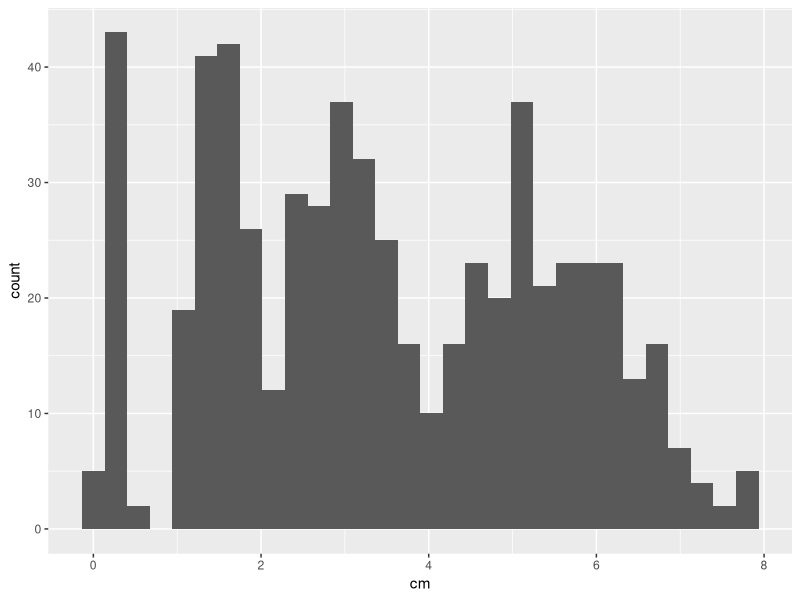
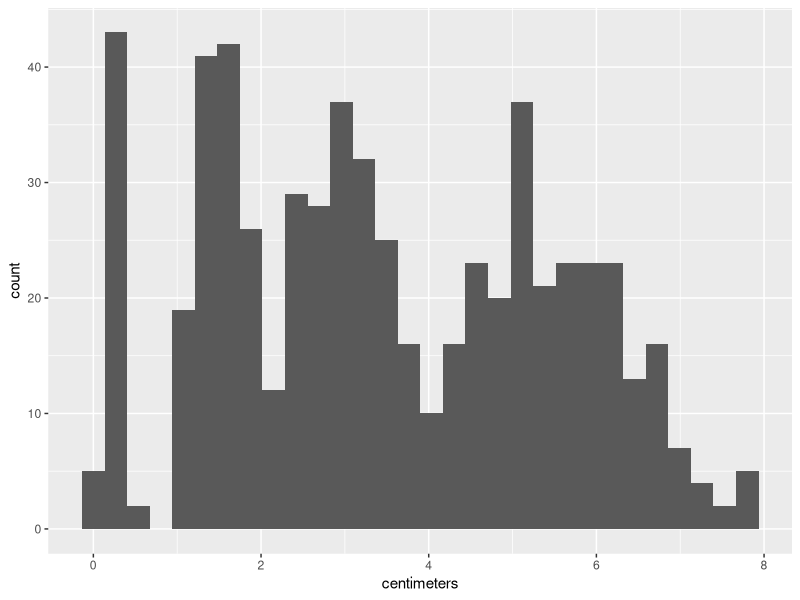
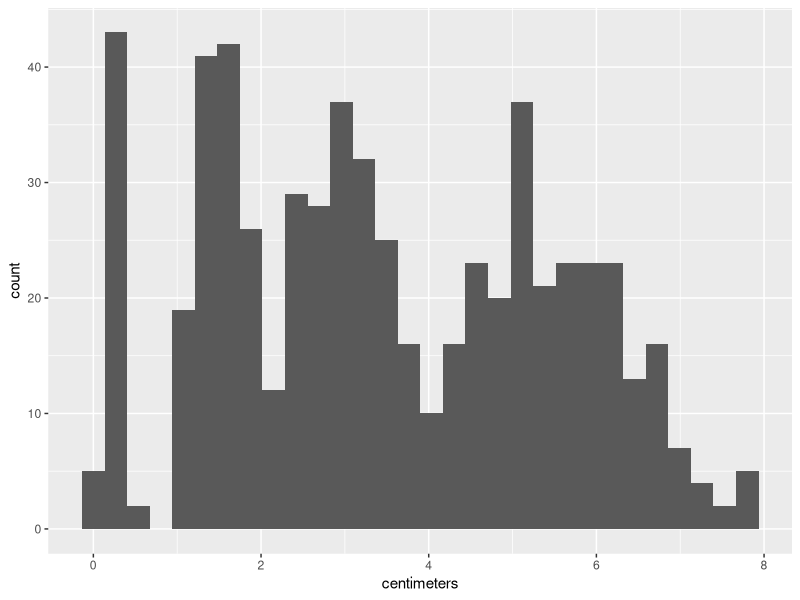
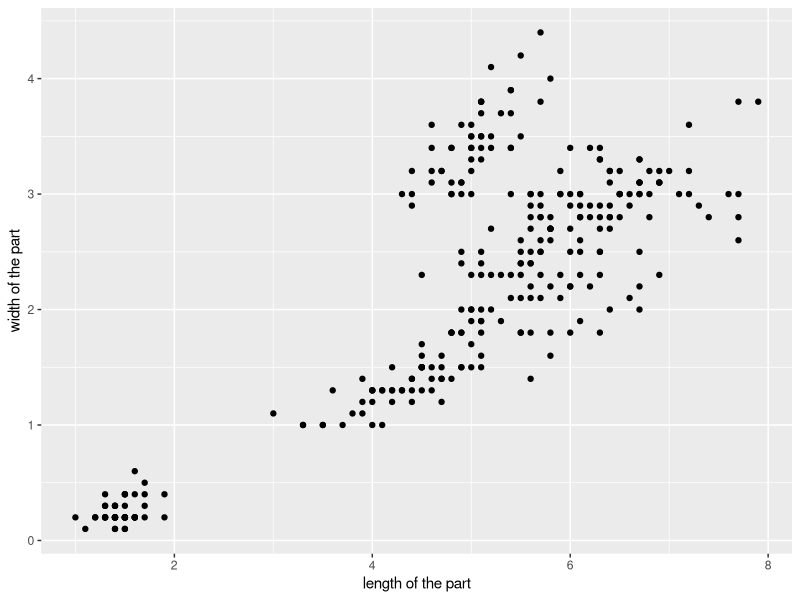
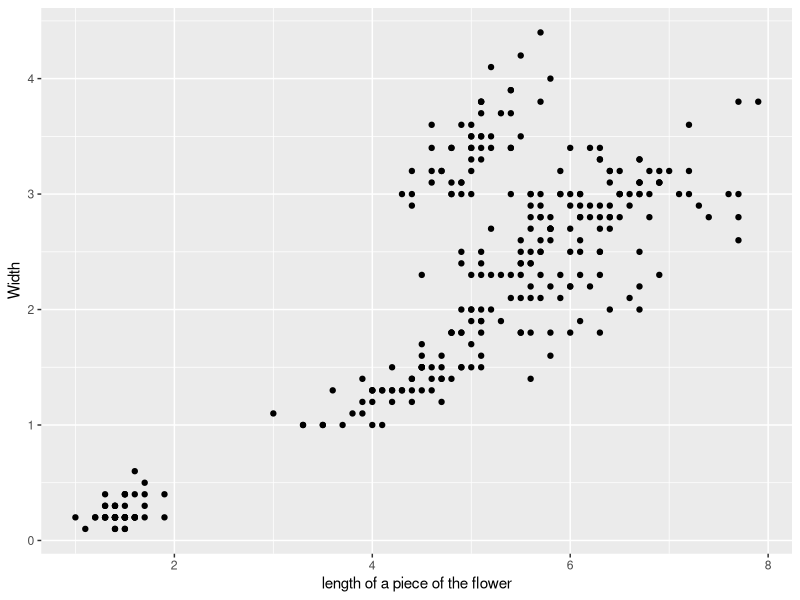
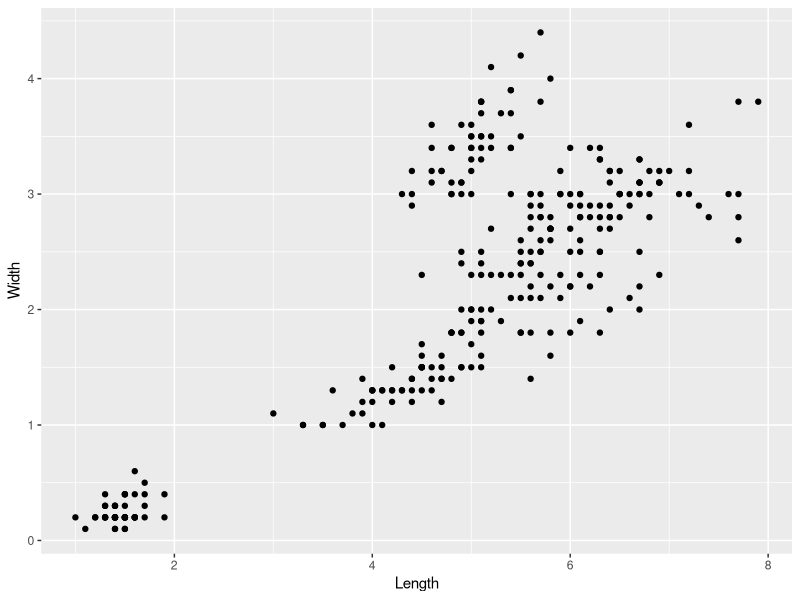
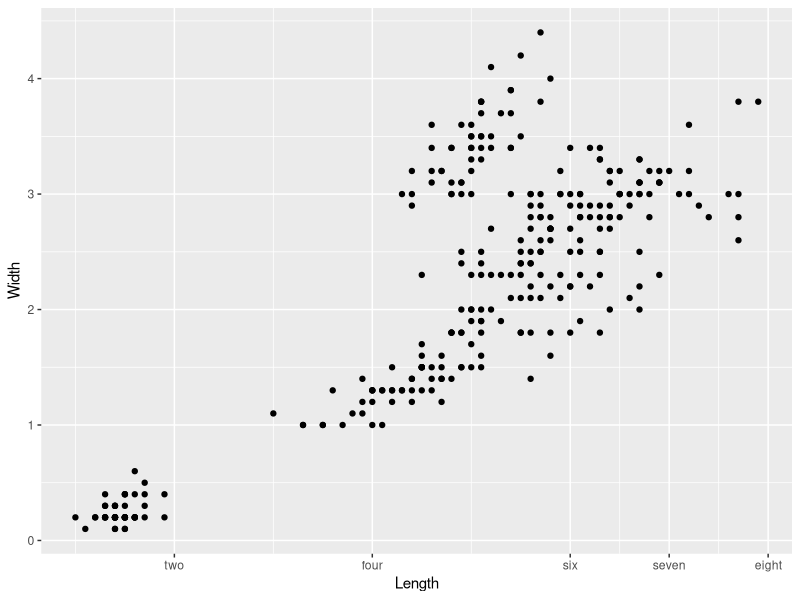
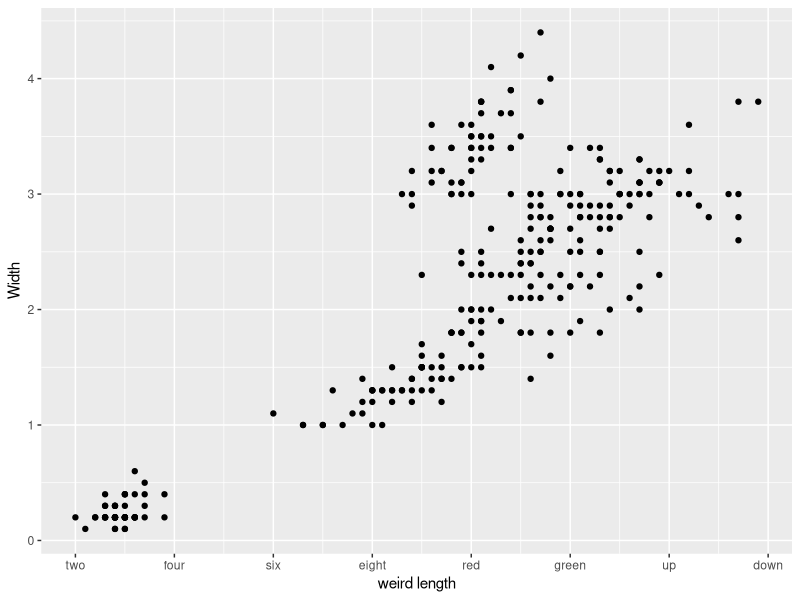

Reproduce these figures in R, in order. (Note: this script raises an error after producing the figures.)
## ---- chunk 1
library(reshape2)
library(tidyr)
library(ggplot2)
library(dplyr)

myris <- iris

############################
# sorting your data
myris.scrambled <- myris[sample(nrow(myris), replace = FALSE), ]
head(myris.scrambled, 20)
myris.sorted <- arrange(myris.scrambled, Species, Sepal.Length)
############################

myris$plant <- 1:nrow(myris)

myris <- gather(myris, myvariable, cm, 1:4)
myris <- separate(myris, myvariable, c("part", "dimension"), sep = "\\.")
myris$part <- as.factor(myris$part)
myris$dimension <- as.factor(myris$dimension)

ggplot(myris, aes(cm)) + geom_histogram()

# method #1: change your data
myris$centimeters <- myris$cm
# could also use colnames

ggplot(myris, aes(centimeters)) + geom_histogram()

# method #2: "shortcut" convenience function
ggplot(myris, aes(cm)) + geom_histogram() + xlab("centimeters")

myris.wide <- select(myris, -centimeters) %>% spread(dimension, cm)

ggplot(myris.wide, aes(x = Length, y = Width)) + geom_point() + xlab("length of the part") + ylab("width of the part")

# scale_[aesthetic name]_[scale type]
ggplot(myris.wide, aes(x = Length, y = Width)) + geom_point() + 
  scale_x_continuous(name = "length of a piece of the flower")

## ---- chunk 2
myris.scatter <- ggplot(myris.wide, aes(x = Length, Width)) + geom_point()
myris.scatter

myris.scatter + scale_x_continuous(labels = c("two", "four", "six", "seven", "eight"), breaks = c(2, 4, 6, 7, 8))
myris.scatter + scale_x_continuous(breaks = 1:8, labels = c("two", "four", "six", "eight", "red", "green", "up", "down"), name = "weird length")

myris.scatter + scale_x_continuous(breaks = seq(1, 8, .3))
myris.scatter + scale_y_continuous(breaks = seq(0, 5, .25))

myris.scatter + scale_x_log10(breaks = seq(0, 8, 2))

## ---- chunk 3
myris.scatter2 <- ggplot(myris.wide, aes(Length, Width)) + geom_point(aes(color = Species), size = 4)
set1.colors <- scale_color_brewer(palette = "Set1")
myris.scatter2 
myris.scatter2 + set1.colors

myris.scatter3 <- ggplot(myris.wide, aes(Length, Width)) + geom_point(aes(color = Species, shape = Species), size = 4)
myris.scatter3

ggplot(myris.wide, aes(Length, Width)) + geom_point(aes(color = Species, shape = part), size = 4)

myris.scatter2 + set1.colors + theme(legend.position = "top")
myris.scatter2 + set1.colors + theme(legend.position = "none")

myris.wide2 <- myris.wide
levels(myris.wide2$Species)
levels(myris.wide2$Species) <- c("a", "b", "c")

ggplot(myris.wide2, aes(x = Length, Width)) + geom_point(aes(color = Species), size = 4) + set1.colors

# changing font
myris.scatter2 + scale_color_brewer(palette = "Set1", name = "Iris species") + theme(text = element_text(family = "serif", size = 20))

#windowsFonts()
#quartzFonts()

windowsFonts(awesome = windowsFont("TT Comic Sans MS"))
windowsFonts()

myris.scatter2 + scale_color_brewer(palette = "Set1", name = "Iris species") + theme(text = element_text(family = "awesome", size = 20))

## ---- chunk 4
myris.scatter2 + scale_color_manual(values = c("red", "blue", "green"))

# RGB
umd.red <- rgb(224, 58, 62, maxColorValue = 255)
umd.gold <- rgb(255, 225, 79, maxColorValue = 255)
umd.black <- rgb(0, 0, 0, maxColorValue = 255)

maryland.colors <- c(umd.red, umd.gold, umd.black)

myris.scatter2 + scale_color_manual(values = c(umd.red, umd.gold, umd.black))
myris.scatter2 + scale_color_manual(values = maryland.colors)

my.colors <- c("pink", "seashell", umd.gold)
myris.scatter2 + scale_color_manual(values = my.colors)

## ---- chunk 5
myris.scatter2 + geom_hline(yintercept = 2.5, linetype = 2)
myris.scatter2 + geom_vline(xintercept = 5, linetype = 3)
myris.scatter2 + geom_abline(intercept = 0, slope = 1, color = "red", linetype = 2) + 
  geom_hline(yintercept = 2.5, linetype = 2) +
  geom_vline(xintercept = 5, linetype = 3)

## ---- chunk 6
ggplot(myris.wide, aes(x = Length, y = Width)) + geom_text(aes(label = plant))

## ---- chunk 7
myris.scatter2 + geom_hline(yintercept = 2.5, linetype = 2) + 
  annotate(geom = "text", x = 2, y = 2.7, label = "interesting threshold")

myris.scatter2 + geom_hline(yintercept = 2.5, linetype = 2) + 
  annotate(geom = "text", x = 2, y = 2.7, label = "interesting threshold") +
  annotate(geom = "rect", xmin = 5, xmax = 7, ymin = 2, ymax = 3, alpha = .5) +
  annotate(geom = "text", x = 7.5, y = 2.2, label = "<-- danger zone!", color = "red")

## ---- chunk 8
mytips <- tips

ggplot(mytips, aes(x = smoker, y = log(tip))) + geom_boxplot()

mytips.means <- group_by(mytips, smoker) %>% summarize(mean.tip = mean(tip))
mytips.means

ggplot(mytips.means, aes(x = smoker, y = mean.tip)) + geom_bar(stat = "identity")

ggplot(mytips.means, aes(x = smoker, y = mean.tip)) + geom_point()

mytips.means <- group_by(mytips, smoker, day) %>% summarize(mean.tip = mean(tip))
mytips.means

ggplot(mytips.means, aes(x = day, y = mean.tip)) + geom_bar(stat = "identity", aes(fill = smoker))

ggplot(mytips.means, aes(x = day, y = mean.tip)) + geom_bar(stat = "identity", aes(fill = smoker), position = "dodge")



